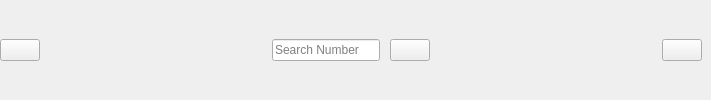
        <widget class="QWidget" name="widget" native="true">
         <property name="minimumSize">
          <size>
           <width>0</width>
           <height>40</height>
          </size>
         </property>
         <layout class="QHBoxLayout" name="horizontalLayout_4">
          <property name="spacing">
           <number>0</number>
          </property>
          <property name="leftMargin">
           <number>0</number>
          </property>
          <property name="topMargin">
           <number>0</number>
          </property>
          <property name="rightMargin">
           <number>9</number>
          </property>
          <property name="bottomMargin">
           <number>0</number>
          </property>
          <item>
           <widget class="QPushButton" name="change_btn">
            <property name="text">
             <string/>
            </property>
            <property name="icon">
             <iconset resource="resource.qrc">
              <normaloff>:/icon/icons/menu-4-32.ico</normaloff>:/icon/icons/menu-4-32.ico</iconset>
            </property>
            <property name="iconSize">
             <size>
              <width>14</width>
              <height>14</height>
             </size>
            </property>
            <property name="checkable">
             <bool>true</bool>
            </property>
           </widget>
          </item>
          <item>
           <spacer name="horizontalSpacer">
            <property name="orientation">
             <enum>Qt::Horizontal</enum>
            </property>
            <property name="sizeHint" stdset="0">
             <size>
              <width>232</width>
              <height>20</height>
             </size>
            </property>
           </spacer>
          </item>
          <item>
           <layout class="QHBoxLayout" name="horizontalLayout">
            <property name="spacing">
             <number>10</number>
            </property>
            <item>
             <widget class="QLineEdit" name="search_input">
              <property name="placeholderText">
               <string>Search Number</string>
              </property>
             </widget>
            </item>
            <item>
             <widget class="QPushButton" name="search_btn">
              <property name="text">
               <string/>
              </property>
              <property name="icon">
               <iconset resource="resource.qrc">
                <normaloff>:/icon/icons/search-13-48.ico</normaloff>:/icon/icons/search-13-48.ico</iconset>
              </property>
              <property name="iconSize">
               <size>
                <width>16</width>
                <height>16</height>
               </size>
              </property>
             </widget>
            </item>
           </layout>
          </item>
          <item>
           <spacer name="horizontalSpacer_2">
            <property name="orientation">
             <enum>Qt::Horizontal</enum>
            </property>
            <property name="sizeHint" stdset="0">
             <size>
              <width>232</width>
              <height>20</height>
             </size>
            </property>
           </spacer>
          </item>
          <item>
           <widget class="QPushButton" name="user_btn">
            <property name="text">
             <string/>
            </property>
            <property name="icon">
             <iconset resource="resource.qrc">
              <normaloff>:/icon/icons/user-48.ico</normaloff>:/icon/icons/user-48.ico</iconset>
            </property>
           </widget>
          </item>
         </layout>
        </widget>
